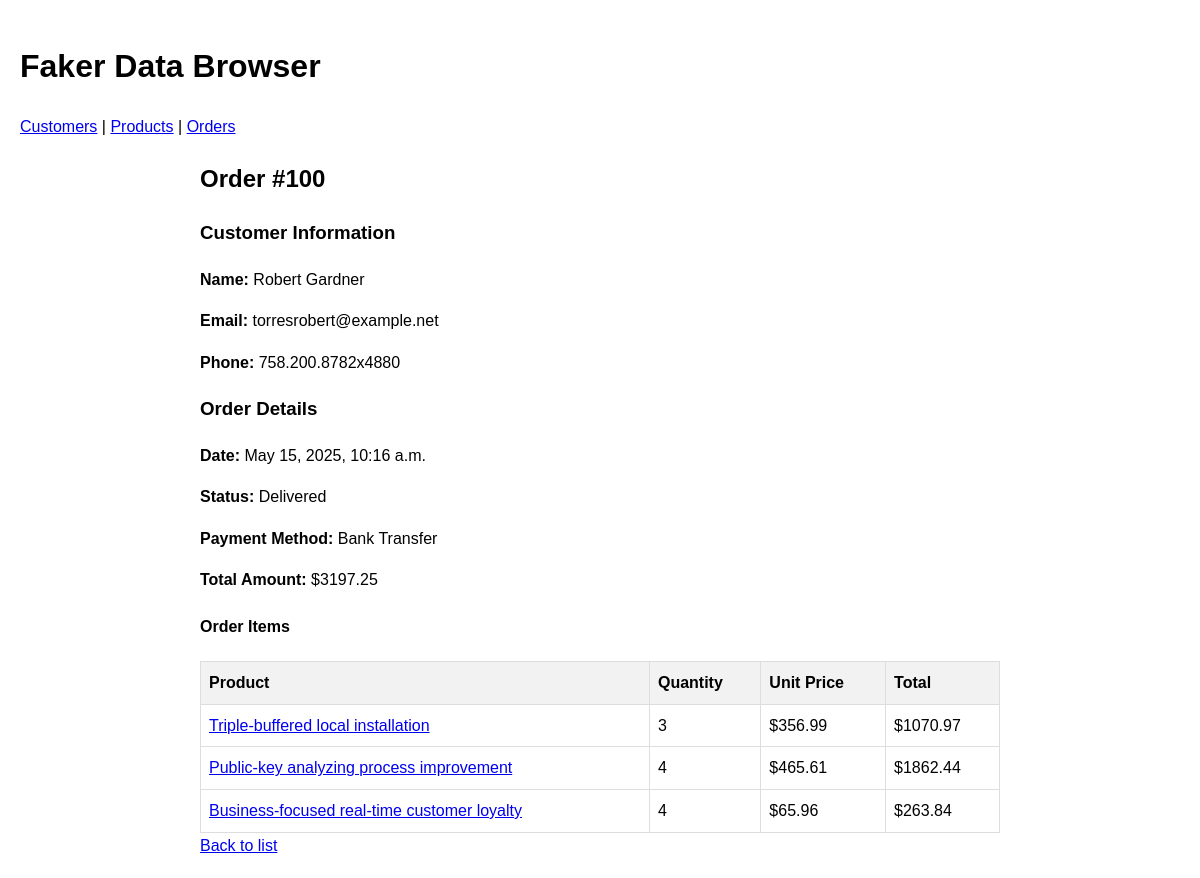
Page /api/orders/100/ on the committed database.
### api/models.py (models this page shows, shortened)
class Order(models.Model):
    customer = models.ForeignKey(Customer, on_delete=models.CASCADE)
    products = models.ManyToManyField(Product, through='OrderItem')
    order_date = models.DateTimeField(auto_now_add=True)
    total_amount = models.DecimalField(max_digits=10, decimal_places=2)
    status = models.CharField(max_length=20, choices=[
        ('pending', 'Pending'),
        ('processing', 'Processing'),
        ('shipped', 'Shipped'),
        ('delivered', 'Delivered'),
        ('cancelled', 'Cancelled')
    ])
    payment_method = models.CharField(max_length=50)

class Customer(models.Model):
    first_name = models.CharField(max_length=100)
    last_name = models.CharField(max_length=100)
    email = models.EmailField(unique=True)
    phone = models.CharField(max_length=20)
    address = models.TextField()
    city = models.CharField(max_length=100)
    state = models.CharField(max_length=100)
    zip_code = models.CharField(max_length=20)
    created_at = models.DateTimeField(auto_now_add=True)
    updated_at = models.DateTimeField(auto_now=True)

class OrderItem(models.Model):
    order = models.ForeignKey(Order, on_delete=models.CASCADE)
    product = models.ForeignKey(Product, on_delete=models.CASCADE)
    quantity = models.PositiveIntegerField()
    unit_price = models.DecimalField(max_digits=10, decimal_places=2)
    def get_total_price(self):
        return self.unit_price * self.quantity

class Product(models.Model):
    name = models.CharField(max_length=200)
    description = models.TextField()
    price = models.DecimalField(max_digits=10, decimal_places=2)
    sku = models.CharField(max_length=50, unique=True)
    category = models.CharField(max_length=100)
    is_active = models.BooleanField(default=True)
    created_at = models.DateTimeField(auto_now_add=True)

### api/views.py (the view)
def order_detail(request, pk):
    order = Order.objects.get(pk=pk)
    return render(request, 'api/order_detail.html', {'order': order})

### api/templates/api/order_detail.html (shortened to what this page needs)
{% extends 'api/base.html' %}
{% block content %}
    <div class="detail-view">
        <h2>Order #{{ order.id }}</h2>
        <h3>Customer Information</h3>
        <p><strong>Name:</strong> {{ order.customer.first_name }} {{ order.customer.last_name }}</p>
        <p><strong>Email:</strong> {{ order.customer.email }}</p>
        <p><strong>Phone:</strong> {{ order.customer.phone }}</p>
        <h3>Order Details</h3>
        <p><strong>Date:</strong> {{ order.order_date }}</p>
        <p><strong>Status:</strong> {{ order.status|title }}</p>
        <p><strong>Payment Method:</strong> {{ order.payment_method }}</p>
        <p><strong>Total Amount:</strong> ${{ order.total_amount }}</p>
        <h4>Order Items</h4>
        <table>
            <thead>
                <tr>
                    <th>Product</th>
                    <th>Quantity</th>
                    <th>Unit Price</th>
                    <th>Total</th>
                </tr>
            </thead>
            <tbody>
                {% for item in order.orderitem_set.all %}
                <tr>
                    <td><a href="{% url 'product-detail' item.product.id %}">{{ item.product.name }}</a></td>
                    <td>{{ item.quantity }}</td>
                    <td>${{ item.unit_price }}</td>
                    <td>${{ item.get_total_price }}</td>
                </tr>
                {% endfor %}
            </tbody>
        </table>
        <a href="{% url 'order-list' %}">Back to list</a>
    </div>
{% endblock %}

### api/templates/api/base.html (style rules this page uses)
body { font-family: Arial, sans-serif; line-height: 1.6; margin: 0; padding: 20px; }
table { border-collapse: collapse; width: 100%; }
th, td { border: 1px solid #ddd; padding: 8px; text-align: left; }
th { background-color: #f2f2f2; }
.detail-view { max-width: 800px; margin: 0 auto; }

### rows in the picture
Order: id "100", customer.first_name "Robert", customer.last_name "Gardner", customer.email "torresrobert@example.net", customer.phone "758.200.8782x4880", order_date "May 15, 2025, 10:16 a.m.", status "Delivered", payment_method "Bank Transfer", total_amount "3197.25"
OrderItem: product.name "Triple-buffered local installation", quantity "3", unit_price "356.99", get_total_price "1070.97"
OrderItem: product.name "Public-key analyzing process improvement", quantity "4", unit_price "465.61", get_total_price "1862.44"
OrderItem: product.name "Business-focused real-time customer loyalty", quantity "4", unit_price "65.96", get_total_price "263.84"
